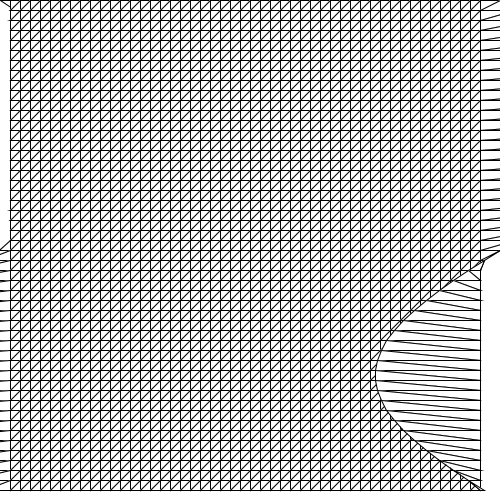
Frame 1 (no input)
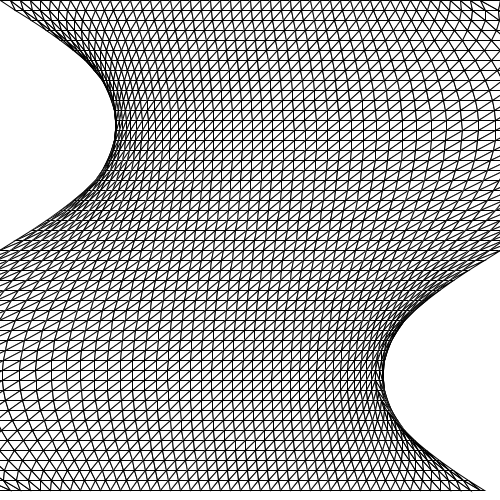
Frame 60 (the mouse pressed at the canvas centre just before this capture)
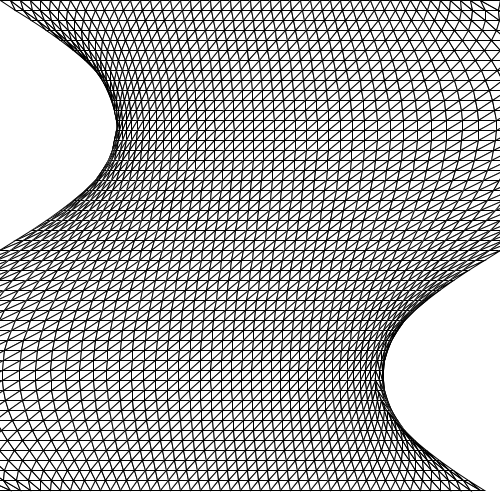
Frame 120 (the mouse held since frame 60 and released just before this capture)

The Processing sketch that drew these frames (run headless with seeded random() and noise(); from frame 60 on, the mouse is pressed at the canvas centre):

// Processing sketch: Laplace_2D
// ── Laplace_2D.pde
int pSize = 10;
int w, h;
PVector[][] p;

void setup(){
  size(500, 500);
  w = width/pSize;
  h = height/pSize;
  p = new PVector[w][h];
  
  for(int x = 0; x < w; x++){
    for(int y = 0; y < h; y++){
      p[x][y] = new PVector(x*pSize, y*pSize);
    }
  }
  
  for(int y = 0; y < h; ++y){
    p[0][y] = new PVector(sin((float)y/h*TWO_PI)*width/4, y*pSize);
    p[w - 1][y] = new PVector(sin((float)y/h*TWO_PI)*width/4+width, y*pSize);
  }
  
  //for(int n = 0; n < 1000; ++n){
    
  //  if(sum < EPSILON){
  //    println(n);
  //    break;
  //  }
  //}
}

void draw(){
  background(255);
  for(int x = 0; x < w-1; x++){
    beginShape(TRIANGLE_STRIP);
    for(int y = 0; y < h; y++){
      vertex(p[x][y].x, p[x][y].y);
      vertex(p[x+1][y].x, p[x+1][y].y);
    }
    endShape();
  }
  step();
}
// ── Method.pde
float step(){
  float sum = 1;//total difference
  for(int x = 1; x < w - 1; x++){
    for(int y = 1; y < w - 1; y++){
      //float oldx = p[x][y].x;
      //float nex = (p[x - 1][y].x + p[x + 1][y].x + p[x][y - 1].x + p[x][y + 1].x) / 4;
      //float diffx = (nex - oldx) * 1.7;//speed up transion
      //p[x][y].x += diffx;
      //sum += diffx;
      //float oldy = p[x][y].y;
      //float ney = (p[x - 1][y].y + p[x + 1][y].y + p[x][y - 1].y + p[x][y + 1].y) / 4;
      //float diffy = (ney - oldy) * 1.7;//speed up transion
      //p[x][y].y += diffy;
      //sum += diffy;
      PVector oldP = p[x][y].copy();
      PVector newP = PVector.add(p[x - 1][y], p[x + 1][y]).add(p[x][y - 1]).add(p[x][y + 1]).div(4);
      PVector diffP = PVector.sub(newP, oldP).mult(1.7);//0~2 Higher value move faster
      p[x][y].add(diffP);
      sum += diffP.mag();
    }
  }
  return sum;
}
